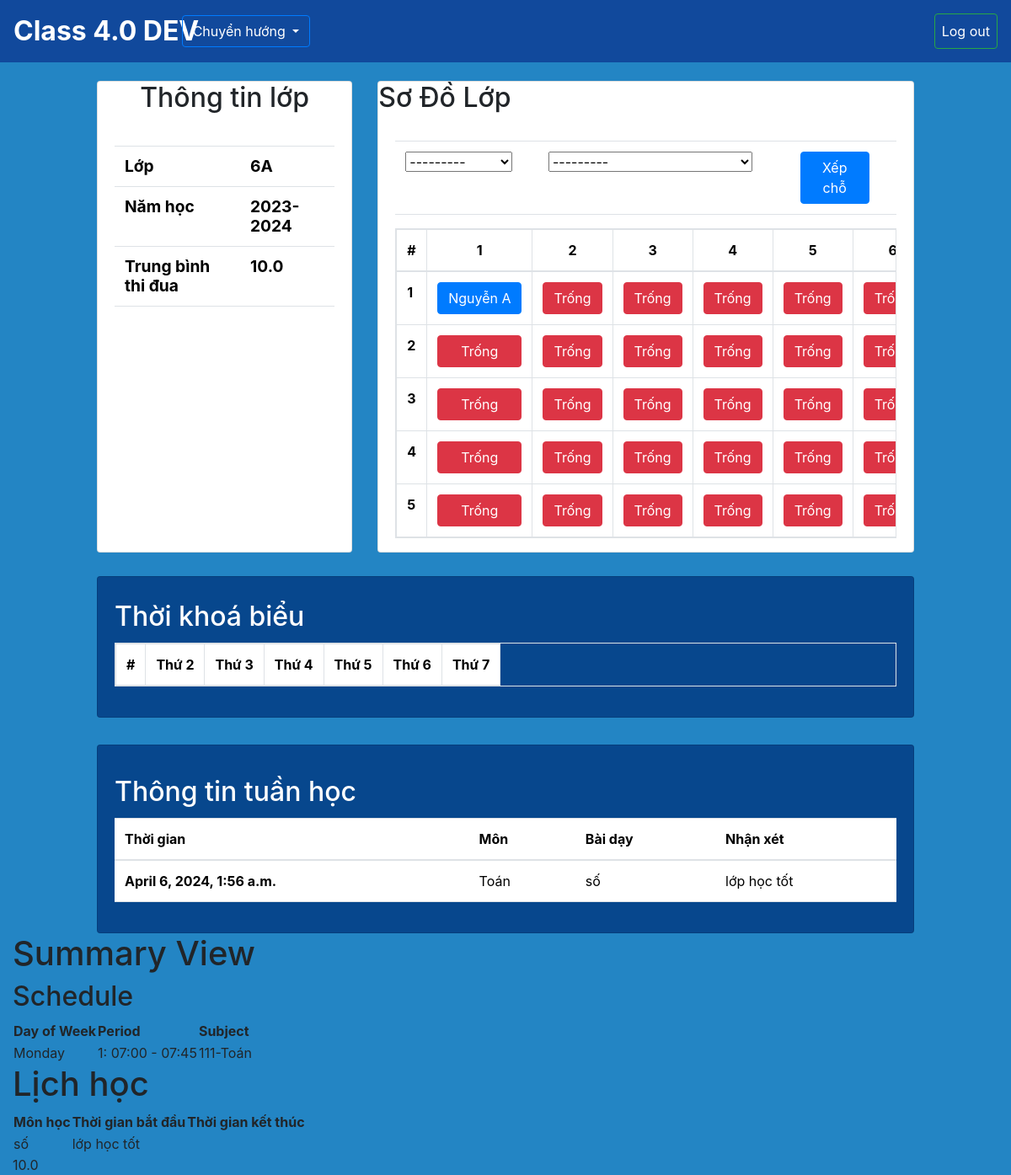
Page /home/6A/summary/ on the earlier database version.
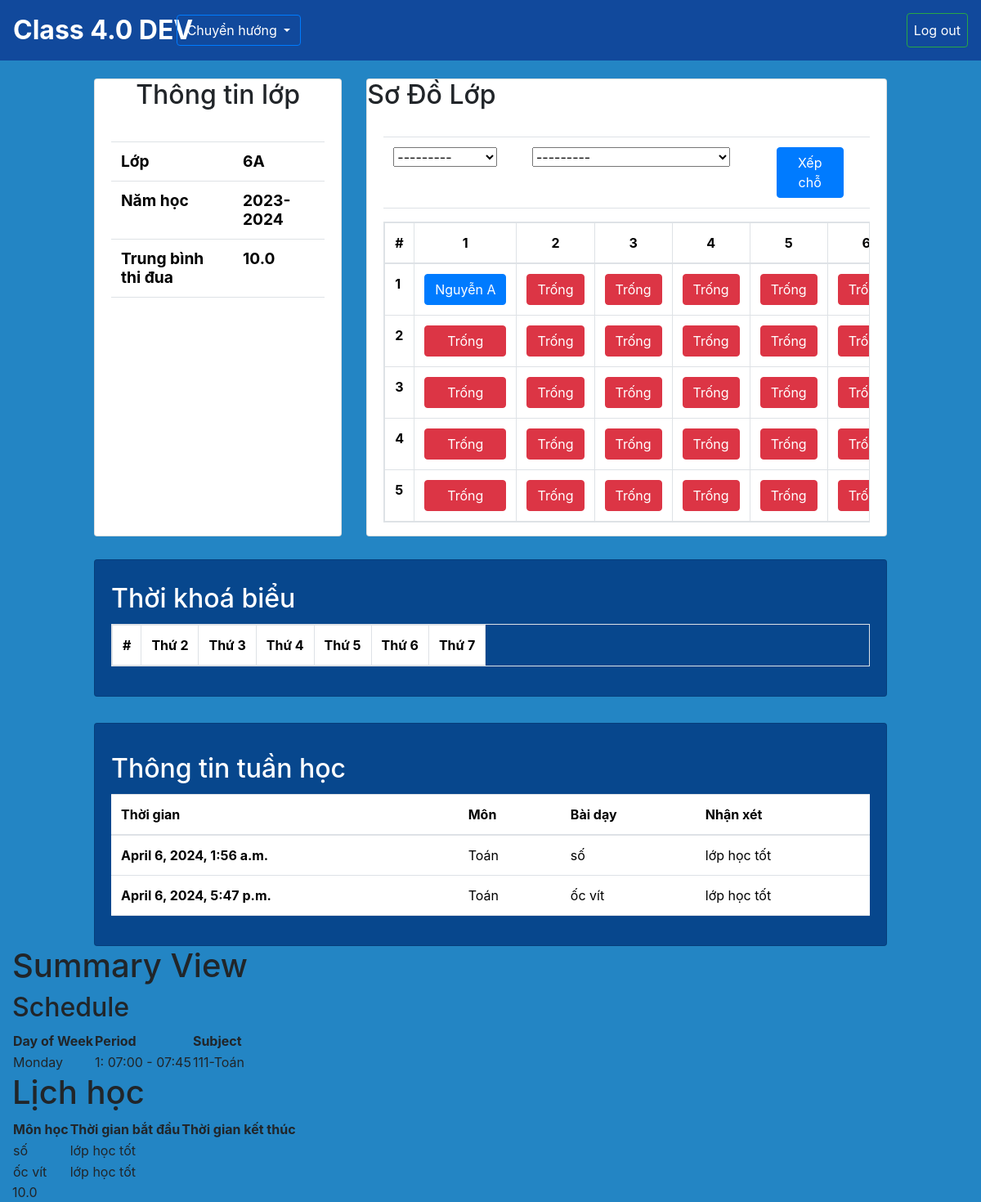
Same page on the later database version.
### CM/models.py (models this page shows, shortened)
class Seat(models.Model):
    classroom = models.ForeignKey(Classroom, on_delete=models.CASCADE, related_name='seats')
    student = models.ForeignKey(Student, on_delete=models.SET_NULL, null=True, blank=True,related_name='seat')
    row = models.PositiveIntegerField()
    column = models.PositiveIntegerField()
    def __str__(self):
        return f"Cột {self.row}, Hàng {self.column}"
    class Meta:
        unique_together = [['classroom', 'row', 'column']]

class Lessons (models.Model):
    name = models.CharField(max_length=150)
    subject = models.ForeignKey(Subject, on_delete=models.CASCADE)
    classroom = models.ForeignKey(Classroom,on_delete=models.CASCADE)
    teacher = models.ForeignKey('app_User.Teacher', on_delete=models.CASCADE)
    counter = models.PositiveIntegerField(default=1)  # Thêm trường counter (đếm số tiết) editable=False
    comment = models.TextField()
    date_time = models.DateTimeField(auto_now_add=True)
    grades = (
        (10, 'Tốt'),
        (8, 'Khá'),
        (6, 'Trung Bình'),
        (4, 'Yếu'),
    )
    grade = models.IntegerField(choices=grades, default='10')

### SM/models.py (models this page shows)
class Student(models.Model):
    id = models.IntegerField(primary_key=True)
    name = models.CharField(max_length=100,blank=False, null=False)
    classroom = models.ForeignKey(Classroom, on_delete=models.CASCADE, related_name='student') # cho phép classroom truy vấn được các student của mình
    def __str__(self):
        return f"{self.name} - ID: {self.id}"

class Subject (models.Model):
    id = models.CharField(primary_key=True, max_length = 10)
    name = models.CharField(max_length = 100,blank=False, null=False) # cần đảm bảo bắt buôc phải có
    def __str__(self):
        return f"{self.id}-{self.name}"

### CM/views.py (the view)
# urls.py: path('<str:classroom>/summary/', views.summary_view, name= 'summary'),
def summary_view (request,classroom):
    classroom = get_object_or_404(Classroom, name=classroom) # đưa vào add lesson
    seats = classroom.seats.all().order_by('row', 'column') # đưa vào add lesson
    schedule = Schedule.objects.filter(classroom=classroom).first()
    students = classroom.student.all()
    subjects = classroom.subjects.all()
    lesson = get_lessons_week(classroom=classroom)
    avglessons = get_avglessons(classroom=classroom)
    if request.method == 'POST':
        form = AssignStudentForm(classroom, request.POST)
        if form.is_valid():
            seat = form.cleaned_data['seat']
            student = form.cleaned_data['student']
            seat.assign_student(student)
    else:
        form = AssignStudentForm(classroom=classroom)
    context = {
        'lessons':lesson,
        'classroom':classroom,
        'students':students,
        'subjects':subjects,
        'assign_studentForm': form,
        'seats':seats,
        'schedule':schedule,
        'rows': range(1, 6),
        'columns': range(1, 9),
        'avglessons':avglessons
    }
    return render(request, 'summary.html', context)

### CM/forms.py
class AssignStudentForm(forms.Form):
    def __init__(self, classroom, *args, **kwargs):
        super().__init__(*args, **kwargs)
        seats = Seat.objects.filter(classroom=classroom)
        students = Student.objects.filter(classroom=classroom)
        self.fields['seat'] = forms.ModelChoiceField(queryset=seats)
        self.fields['student'] = forms.ModelChoiceField(queryset=students)
    seat = forms.ModelChoiceField(queryset=Seat.objects.none())  # Trường rỗng ban đầu
    student = forms.ModelChoiceField(queryset=Student.objects.none())  # Trường rỗng ban đầu

### CM/views.py (called while the page is built)
def get_lessons_week(classroom):
    today = datetime.now().date()
    start_of_week = today - timedelta(days=today.weekday())
    end_of_week = start_of_week + timedelta(days=6)
    lessons_week = Lessons.objects.filter(classroom=classroom, date_time__date__range=[start_of_week, end_of_week])
    return lessons_week

### SM/models.py (called while the page is built)
    def __str__(self):
        return f"{self.period}: {self.start_time.strftime('%H:%M')} - {self.end_time.strftime('%H:%M')}"

### CM/templates/summary.html (shortened to what the changed rows need)
{% extends "base.html" %}
{% load static %}
{% block content %}
<div class="row">
    <div class="col-10">
        <div class="row">
            <div class="col-4">
                <div class="card" style="margin-top: 1rem; margin-bottom: 1rem; height:35rem">
                    <h2 class="card-title text-center">Thông tin lớp</h2>
                    <div class="card-body">
                        <div style="margin-top: 2%; margin-bottom: 2%">
                            <table class="table " >
                                <tbody>
                                <tr>
                                    <th class="display-6 font-weight-bold" style="font-size: 1.2em" scope="row">Lớp</th>
                                </tr>
                                <tr>
                                    <th class="display-6 font-weight-bold" style="font-size: 1.2em" scope="row">Năm học</th>
                                </tr>
                                <tr>
                                    <th class="display-6 font-weight-bold" style="font-size: 1.2em" scope="row">Trung bình thi đua</th>
                                </tr>
                                </tbody>
                            </table>
                        </div>
                    </div>
                </div>
            </div>
            <div class="col-8">
                <div class="card" style="margin-top: 1rem; margin-bottom: 1rem; height:35rem">
                    <h2 class="card-title">Sơ Đồ Lớp</h2>
                    <div class="card-body">
                        <div>
                            <div style="margin-bottom:1rem">
                                <form method="post">
                                    <table class="table">
                                        <thead>
                                            <tr>
                                                <td>
                                                    {{ assign_studentForm.seat }}
                                                </td>
                                                <td>
                                                    {{ assign_studentForm.student }}
                                                </td>
                                                <td>
                                                    <button class="btn btn-primary" style="width:80%" type="submit">Xếp chỗ</button>
                                                </td>
                                            </div>
                            </div>
                                <table class="table table-bordered table-responsive">
                                    <thead>
                                        <tr>
                                            <th>#</th>
                                            {% for column in columns %}
                                            <th class="text-center">{{ column }}</th>
                                            {% endfor %}
                                        </tr>
                                    </thead>
                                    <tbody>
                                        {% for row in rows %}
                                        <tr>
                                            <th>{{ row }}</th>
                                            {% for column in columns %}
                                            <td>
                                                {% for seat in seats %}
                                                    {% if seat.row == row and seat.column == column %}
                                                        {% if not seat.student %}
                                                        <div class="d-flex justify-content-center">
                                                            <button class="btn btn-danger text-white" style="width:100%">Trống</button>
                                                        </div>
                                                        {% else %}
                                                        <div class="d-flex justify-content-center">
                                                        <a class="btn btn-primary text-white text-truncate" style="width:100%">{{ seat.student.name }}</a>
                                                        </div>
                                                        {% endif %}
                                                    {% endif %}
                                                {% endfor %}
                                            </td>
                                            {% endfor %}
                                        </tr>
                                        {% endfor %}
                                    </tbody>
                                </table>
                        </div>
                    </div>
                </div>
            </div>
        </div>
    </div>
</div>
<div class="row" style="margin-top: 1%">
    <div class="col-10">
        <div class="card" style="background-color: #07478D">
            <div class="card-body">
                <h2 class="card-title text-white" style="margin-top: 0.5rem;">Thời khoá biểu</h2>
                <form>
                    {% if schedule %}
                    <table class="table table-bordered table-responsive">
                        <tr>
                            <th>#</th>
                            <th>Thứ 2</th>
                            <th>Thứ 3</th>
                            <th>Thứ 4</th>
                            <th>Thứ 5</th>
                            <th>Thứ 6</th>
                            <th>Thứ 7</th>
                        </tr>
                    </table>
                    {% endif %}
                </form>
            </div>
        </div>
        <div class="card" style="background-color: #07478D; margin-top:2rem">
            <div class="card-body">
                    <h2 class="card-title text-white" style="margin-top: 1rem;">Thông tin tuần học</h2>
                    <table class="table">
                        <thead>
                            <tr>
                                <th scope="col">Thời gian</th>
                                <th scope="col">Môn</th>
                                <th scope="col">Bài dạy</th>
                                <th scope="col">Nhận xét</th>
                            </tr>
                        </thead>
                        <tbody>
                            {% if lessons %}
                            {% for lesson in lessons %}
                            <tr>
                                <th scope="row">{{lesson.date_time }}</th>
                                <td>{{lesson.subject.name}}</td>
                                <td>{{lesson.name }}</td>
                                <td>{{lesson.comment}}</td>
                            </tr>
                            {% endfor %}
                            {% endif %}
                        </tbody>
                    </table>
            </div>
        </div>
    </div>
</div>
<h1>Summary View</h1>
    <h2>Schedule</h2>
    {% if schedule %}
    <table>
        <thead>
            <tr>
                <th>Day of Week</th>
                <th>Period</th>
                <th>Subject</th>
            </tr>
        </thead>
    </table>
    {% else %}
    <p>No schedule available for this classroom.</p>
    {% endif %}
    <h1>Lịch học</h1>
    <div class="lessons-container">
        {% if lessons %}
            <table>
                <thead>
                    <tr>
                        <th>Môn học</th>
                        <th>Thời gian bắt đầu</th>
                        <th>Thời gian kết thúc</th>
                    </tr>
                </thead>
                <tbody>
                {% for lesson in lessons %}
                    <tr>
                        <td>{{lesson.name}}</td>
                        <td>{{ lesson.comment }}</td>
                    </tr>
                {% endfor %}
                </tbody>
            </table>
        {% else %}
            <p>Không có tiết học nào để hiển thị.</p>
        {% endif %}
    </div>
{% endblock content %}

Differences in the rows shown:
added Lessons: date_time "April 6, 2024, 5:47 p.m.", subject.name "Toán", name "ốc vít", comment "lớp học tốt"
